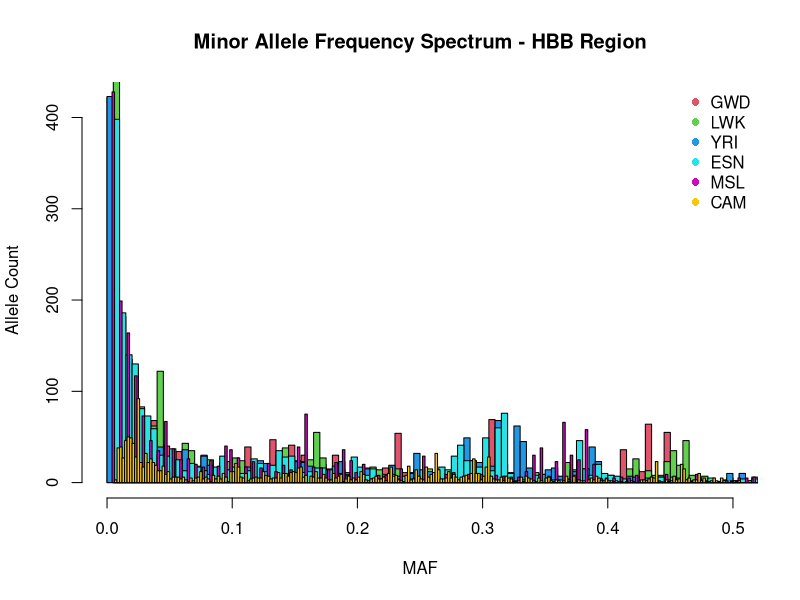

This chart was generated by the following R code:
#!/bin/bash

frq <- read.table("camall.frq.txt", header = T, as.is = T)

png("mafHbbAfr.png", height=550, width=550, units="px", points=14)
hist(frq$MAF[frq$CLST=="GWD"], xlim=c(0,0.50),breaks=300, col=2, labels =F, main="Minor Allele Frequency Spectrum - HBB Region", xlab="MAF", ylab="Allele Count") 
hist(frq$MAF[frq$CLST=="LWK"], xlim=c(0,0.50),breaks=300, col=3, labels =F, add=T)
hist(frq$MAF[frq$CLST=="YRI"], xlim=c(0,0.50),breaks=300, col=4, labels =F, add=T)   
hist(frq$MAF[frq$CLST=="ESN"], xlim=c(0,0.50),breaks=300, col=5, labels =F, add=T)   
hist(frq$MAF[frq$CLST=="MSL"], xlim=c(0,0.50),breaks=300, col=6, labels =F, add=T)    
hist(frq$MAF[frq$CLST=="CAM"], xlim=c(0,0.50),breaks=300, col=7, labels =F, add=T)     
legend("topright", c("GWD", "LWK","YRI","ESN","MSL","CAM"), pch=16, col = c(2,3,4,5,6,7), horiz=F, bty="n")
dev.off()



